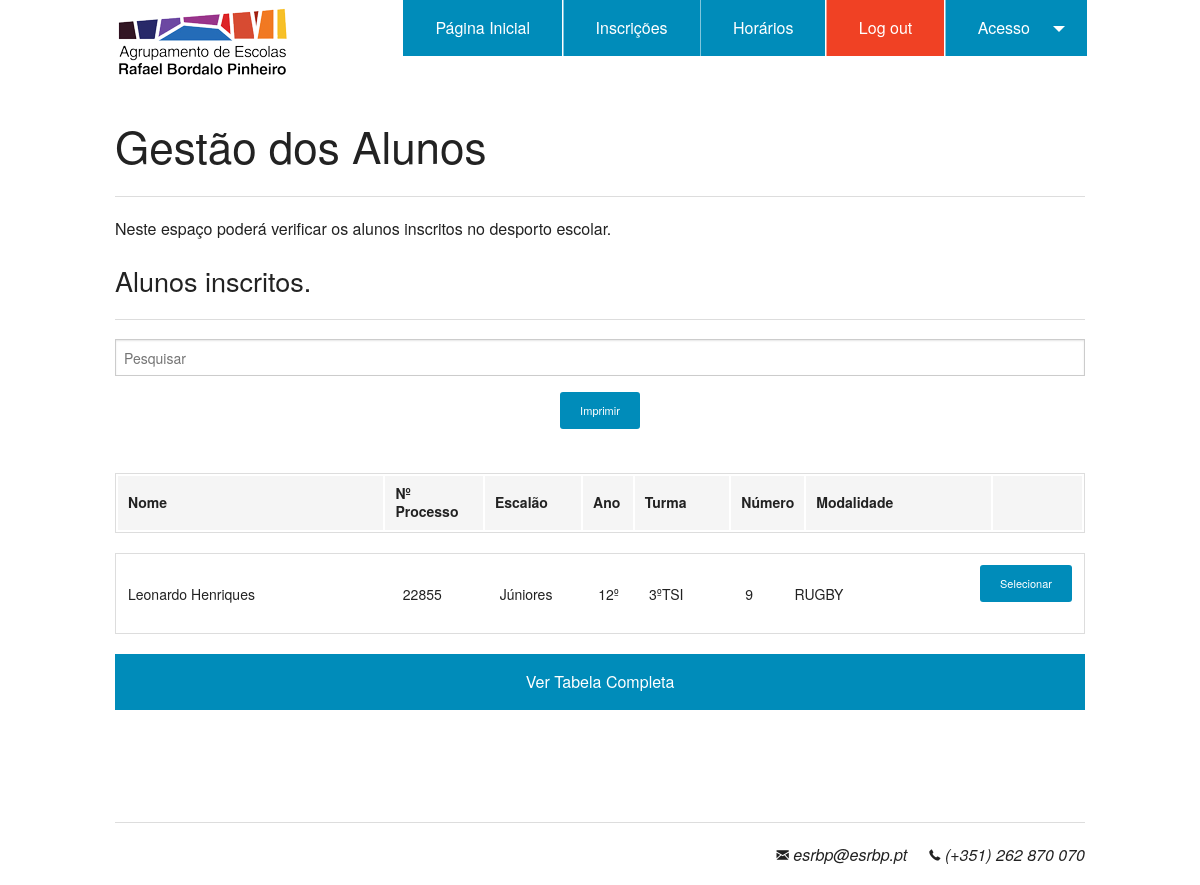
The page /pap_leonardo_v2.2/alunos_inscritos.php (signed in) on the database its author committed.
### tables this page shows
CREATE TABLE IF NOT EXISTS `inscricao_alunos` (
  `n_processo` varchar(100) NOT NULL,
  `EE` varchar(100) NOT NULL,
  `CCEE` varchar(100) NOT NULL,
  `nome_aluno` varchar(100) NOT NULL,
  `nascimento` varchar(20) NOT NULL,
  `escalao` varchar(13) NOT NULL,
  `n_turma` varchar(100) NOT NULL,
  `turma` varchar(100) NOT NULL,
  `ano` varchar(10) NOT NULL,
  `modalidade` varchar(100) NOT NULL,
  `autorizacao` varchar(100) NOT NULL,
  `telefone` varchar(14) NOT NULL,
  `telemovel` varchar(14) NOT NULL,
  `telefonee` varchar(14) NOT NULL,
  `inscrito` int(11) DEFAULT NULL
);

### pap_leonardo_v2.2/alunos_inscritos.php (the view, shortened to what this page needs)
<!DOCTYPE html>
<html class=" js flexbox flexboxlegacy canvas canvastext webgl no-touch geolocation postmessage websqldatabase indexeddb hashchange history draganddrop websockets rgba hsla multiplebgs backgroundsize borderimage borderradius boxshadow textshadow opacity cssanimations csscolumns cssgradients cssreflections csstransforms csstransforms3d csstransitions fontface generatedcontent video audio localstorage sessionstorage webworkers applicationcache svg inlinesvg smil svgclippaths" lang="en" data-useragent="Mozilla/5.0 (Windows NT 6.1; WOW64) AppleWebKit/537.36 (KHTML, like Gecko) Chrome/40.0.2214.115 Safari/537.36"><head><meta http-equiv="Content-Type" content="text/html; charset=UTF-8">
<link rel="stylesheet" href="http://foundation.zurb.com/assets/css/templates/foundation.css">
<link rel="stylesheet" href="foundation-icons/foundation-icons.css" />
    <link rel="stylesheet" href="css/foundation.css">
<link rel="stylesheet" href="foundation-icons/foundation-icons.css" />
</head>
<body>
<div class="row">
<div class="large-3 columns">
<h1><a href="index.php"><img src="img/logo_escola.png"></a>
</h1>
</div>
<div class="large-9 columns">
<ul class="right button-group">
<li><a href="index.php" class="button">Página Inicial</a></li>
<li><a href="inscricoes.php" class="button">Inscrições</a></li>
<li><a href="horarios.php" class="button">Horários</a></li>
<li>
<?php
if( !isset($_SESSION["nome_user"]))
{
	?>
	    <a href="#" data-reveal-id="myModal" class="button">Log in</a>
	<?php
}
else
{
	?>
	   <a href="logout.php" class="button alert">Log out</a></li>
	   <li><button href="#" data-dropdown="drop1" aria-controls="drop1" aria-expanded="false" class="button dropdown">Acesso</button><br>
		</li>
	<?php
}
?>
</div>
</div>
<div class="row">
<div class="large-12 columns">
<br>
<h1>Gestão dos Alunos</h1>
<hr>
<p>Neste espaço poderá verificar os alunos inscritos no desporto escolar.</p>
<h3>Alunos inscritos.</h3>
<hr>
<input type="text" id="search" placeholder="Pesquisar" />
<div align="center">
    	<input type="button" class="button tiny radius" value="Imprimir" onclick="PrintElem('#print')" />
    </div>
<?php
        $result = "SELECT nome_aluno,nascimento,escalao,n_processo,ano,turma,n_turma,modalidade,autorizacao FROM inscricao_alunos WHERE inscrito=1";
		$rs = mysql_query($result);
?>
<br>
<div id="print" name="print">
<table id="" align="center">
  <thead>
    <tr>
      <th width="300">Nome</th>
      <th width="100">Nº Processo</th>
      <th width="100">Escalão</th>
      <th width="50">Ano</th>
      <th width="100">Turma</th>
      <th width="50">Número</th>
      <th width="200">Modalidade</th>
      <th width="100"></th>
    </tr>
  </thead>
  </table>
  <table id="tabela_inscrito" align="center">
  <?php
  while($row = mysql_fetch_array($rs))
	{
	   echo  "<tr>";
	   echo   "<td width='300'>" . $row['nome_aluno'] ."</td>";
	   echo   "<td width='100'>" . $row['n_processo'] ."</td>";
	   echo   "<td width='100'>" . $row['escalao'] ."</td>";
	   echo   "<td width='50'>" . $row['ano'] ."</td>";
	   echo   "<td width='100'>" . $row['turma'] ."</td>";
	   echo   "<td width='50'>" . $row['n_turma'] ."</td>";
	   echo   "<td width='200'>" . $row['modalidade'] ."</td>";
	   echo   '<td width="100">
	   <button id="eliminar" name="eliminar" onclick="eliminar(this)" class="button tiny radius" href="#" data-reveal-id="modal_inscritos">Selecionar</button>
	   </td>';
	   echo "</tr>";
	}
    ?>
</table>
</div>
				<a onclick="janela2()" class="button expand">Ver Tabela Completa</a>
</div>
</div>
<br>
<br>
<br>
<footer class="row">
<div class="large-12 columns">
<hr>
<div class="row">
<div class="large-6 columns">
<ul class="inline-list right">
<li><i class="fi-mail"> esrbp@esrbp.pt</i></li>
<li><i class="fi-telephone"> (+351) 262 870 070</i></li>
</ul>
</div>
</div>
</div>
</footer>
</body>
</html>

### rows shown on the page
inscricao_alunos: nome_aluno "Leonardo Henriques", n_processo "22855", escalao "Júniores", ano "12º", turma "3ºTSI", n_turma "9", modalidade "RUGBY"
